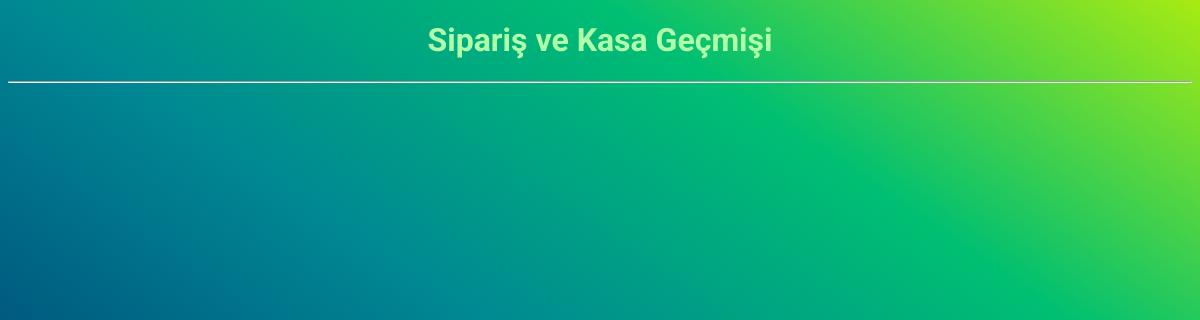
Page /admin/orderhistory.php on the earlier database version.
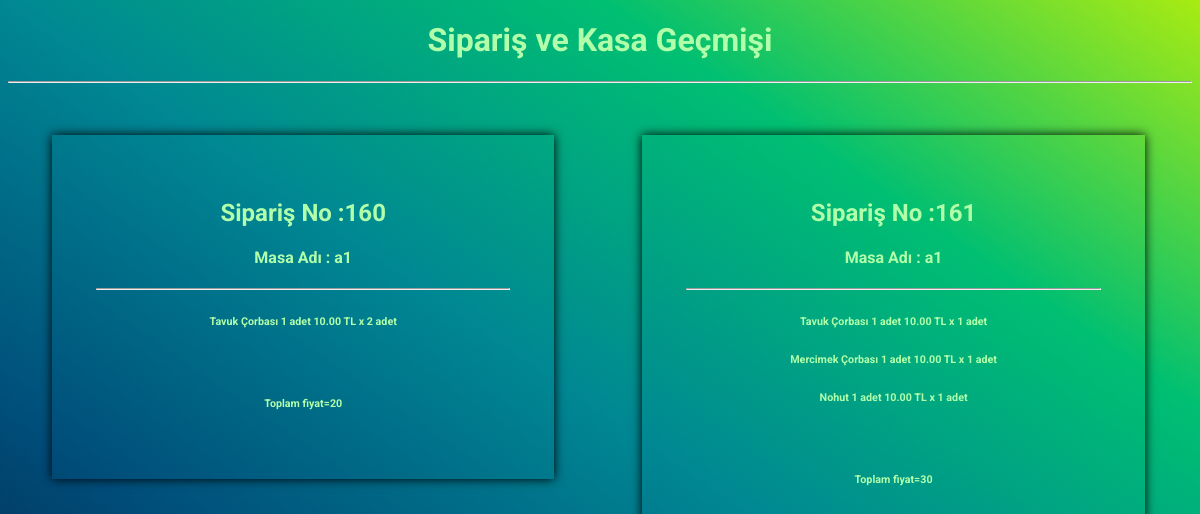
Same page on the later database version.
### tables this page shows
CREATE TABLE `order` (
  `orderid` int(11) NOT NULL,
  `tableid` int(11) NOT NULL,
  `orderdate` datetime NOT NULL,
  `orderstatus` int(11) NOT NULL
);

CREATE TABLE `table` (
  `tableid` int(11) NOT NULL,
  `tablename` varchar(50) NOT NULL
);

CREATE TABLE `products` (
  `productid` int(11) NOT NULL,
  `productname` varchar(50) NOT NULL,
  `productprice` double(10,2) NOT NULL,
  `categoryid` int(11) NOT NULL
);

CREATE TABLE `orderdetail` (
  `orderdid` int(11) NOT NULL,
  `orderid` int(11) NOT NULL,
  `productid` int(11) NOT NULL,
  `unitprice` int(11) NOT NULL,
  `quantity` int(11) NOT NULL,
  `total` double(10,2) NOT NULL
);

### admin/orderhistory.php (the view, shortened to what this page needs)
<!DOCTYPE html>
<html lang="en">
<head>
  <link rel="stylesheet" href="../css/style.css">
</head>
<body>
  <h1>Sipariş ve Kasa Geçmişi</h1>
  <hr>
  <?php
  require_once '../dbconnect.php';
  $t=0;
  $sql="SELECT * FROM `order` WHERE `orderstatus`=0 ORDER BY `orderdate`";
  $result=$DBcon->query($sql);
  while($row=$result->fetch_array()){
    $sql2="SELECT * FROM `table`";
    $result2=$DBcon->query($sql2);
    ?>
    <div style="float:left;width:35%;margin:44px;padding:44px;-moz-box-shadow: 0 0 10px black;-webkit-box-shadow: 0 0 10px black;box-shadow: 0 0 10px black;justify-content:center;">
      <h2><?php echo "Sipariş No :". $row["orderid"]; ?></h2>
      <?php
      while($row2=$result2->fetch_array()){
        if ($row["tableid"]==$row2["tableid"]) {
          ?>
          <h4><?php echo "Masa Adı : ".$row2["tablename"]; ?></h4><hr>
          <?php
        }else{
        }
        $sql3="SELECT * FROM `orderdetail`";
        $result3 = $DBcon->query($sql3);
        while($row3=$result3->fetch_array()){
          if ($row["orderid"]==$row3["orderid"]) {
            $sql4="SELECT * FROM `products`";
            $result4=$DBcon->query($sql4);
            while ($row4=$result4->fetch_array()) {
              if ($row3["productid"]==$row4["productid"] && $row["tableid"]==$row2["tableid"]) {
                $f=$row4["productprice"];
                $f2=$f*$row3["quantity"];
                $t+=$f2;
                ?>
                <h6><?php echo $row4["productname"]." 1 adet ".$row4["productprice"]." "."TL"." x ".$row3["quantity"]."  "." adet "; ?></h6>
                <?php
              }
            }
          }else{
          }
        }
      }?>
      <br>
      <h6><?php echo "Toplam fiyat=".$t;?></h6>
      <?php $t=0; ?>
    </div>
  </body>
  </html>
  <?php
}
?>

### css/style.css (style rules this page uses)
html { height: 100%; font-family: 'Roboto', sans-serif; }
body { font-family: 'Roboto', sans-serif !important; height: 100%; text-align: center !important; color: #b2ffaa; ; background-image: linear-gradient(to right top, #051937, #004d7a, #008793, #00bf72, #a8eb12); background-repeat: no-repeat; background-attachment: fixed; }
nav ul li a:hover, { box-shadow: 0 0 10px rgba(0, 0, 0, 0.1), inset 0 0 1px rgba(255, 255, 255, 0.6); background: rgba(255, 255, 255, 0.1); color: #e9ecefa6; text-decoration: none; }

Differences in the rows shown:
added order: orderid "160", t "20"
added table: tablename "a1"
added orderdetail: quantity "2"
added products: productname "Tavuk Çorbası", productprice "10.00"
added order: orderid "161", t "30"
added orderdetail: quantity "1"
added orderdetail: quantity "1"
added products: productname "Mercimek Çorbası", productprice "10.00"
added orderdetail: quantity "1"
added products: productname "Nohut", productprice "10.00"
